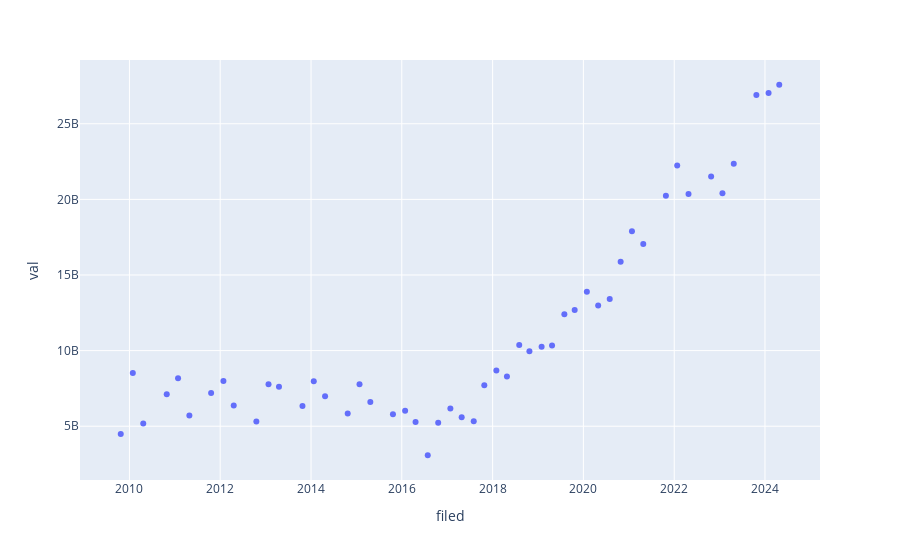

Notebook cell for this chart:
### Code cell
plx.scatter(
    data_frame = quarters ,
    x = 'filed',
    y = 'val',
)
